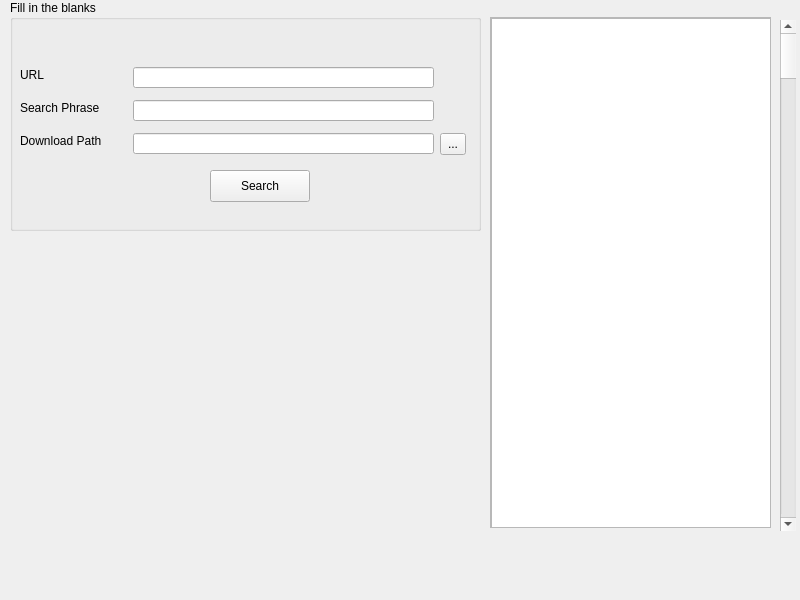
<?xml version="1.0" encoding="UTF-8"?>
<ui version="4.0">
 <class>MainWindow</class>
 <widget class="QWidget" name="MainWindow">
  <property name="geometry">
   <rect>
    <x>0</x>
    <y>0</y>
    <width>800</width>
    <height>600</height>
   </rect>
  </property>
  <property name="windowTitle">
   <string notr="true">m3uDL</string>
  </property>
  <widget class="QGroupBox" name="groupBox">
   <property name="geometry">
    <rect>
     <x>10</x>
     <y>0</y>
     <width>471</width>
     <height>231</height>
    </rect>
   </property>
   <property name="title">
    <string>Fill in the blanks</string>
   </property>
   <widget class="QLabel" name="label_search">
    <property name="geometry">
     <rect>
      <x>10</x>
      <y>100</y>
      <width>90</width>
      <height>16</height>
     </rect>
    </property>
    <property name="text">
     <string>Search Phrase</string>
    </property>
   </widget>
   <widget class="QLineEdit" name="lineEdit_download_path">
    <property name="geometry">
     <rect>
      <x>123</x>
      <y>133</y>
      <width>301</width>
      <height>21</height>
     </rect>
    </property>
   </widget>
   <widget class="QLabel" name="label_url">
    <property name="geometry">
     <rect>
      <x>10</x>
      <y>67</y>
      <width>25</width>
      <height>16</height>
     </rect>
    </property>
    <property name="text">
     <string>URL</string>
    </property>
   </widget>
   <widget class="QLineEdit" name="lineEdit_url">
    <property name="geometry">
     <rect>
      <x>123</x>
      <y>67</y>
      <width>301</width>
      <height>21</height>
     </rect>
    </property>
   </widget>
   <widget class="QLabel" name="label_download_path">
    <property name="geometry">
     <rect>
      <x>10</x>
      <y>133</y>
      <width>101</width>
      <height>16</height>
     </rect>
    </property>
    <property name="text">
     <string>Download Path</string>
    </property>
   </widget>
   <widget class="QLineEdit" name="lineEdit_search">
    <property name="geometry">
     <rect>
      <x>123</x>
      <y>100</y>
      <width>301</width>
      <height>21</height>
     </rect>
    </property>
   </widget>
   <widget class="QToolButton" name="toolButton_download_path">
    <property name="geometry">
     <rect>
      <x>430</x>
      <y>133</y>
      <width>26</width>
      <height>22</height>
     </rect>
    </property>
    <property name="text">
     <string>...</string>
    </property>
   </widget>
   <widget class="QPushButton" name="pushButton_search">
    <property name="geometry">
     <rect>
      <x>200</x>
      <y>170</y>
      <width>100</width>
      <height>32</height>
     </rect>
    </property>
    <property name="text">
     <string>Search</string>
    </property>
   </widget>
  </widget>
  <widget class="QScrollArea" name="scrollArea">
   <property name="geometry">
    <rect>
     <x>490</x>
     <y>17</y>
     <width>281</width>
     <height>511</height>
    </rect>
   </property>
   <property name="autoFillBackground">
    <bool>true</bool>
   </property>
   <property name="styleSheet">
    <string notr="true"/>
   </property>
   <property name="widgetResizable">
    <bool>true</bool>
   </property>
   <widget class="QWidget" name="scrollAreaWidgetContents">
    <property name="geometry">
     <rect>
      <x>0</x>
      <y>0</y>
      <width>279</width>
      <height>509</height>
     </rect>
    </property>
    <widget class="QListWidget" name="listWidget">
     <property name="geometry">
      <rect>
       <x>0</x>
       <y>0</y>
       <width>281</width>
       <height>511</height>
      </rect>
     </property>
    </widget>
   </widget>
  </widget>
  <widget class="QScrollBar" name="verticalScrollBar">
   <property name="geometry">
    <rect>
     <x>780</x>
     <y>20</y>
     <width>16</width>
     <height>511</height>
    </rect>
   </property>
   <property name="orientation">
    <enum>Qt::Vertical</enum>
   </property>
  </widget>
 </widget>
 <resources/>
 <connections/>
</ui>
